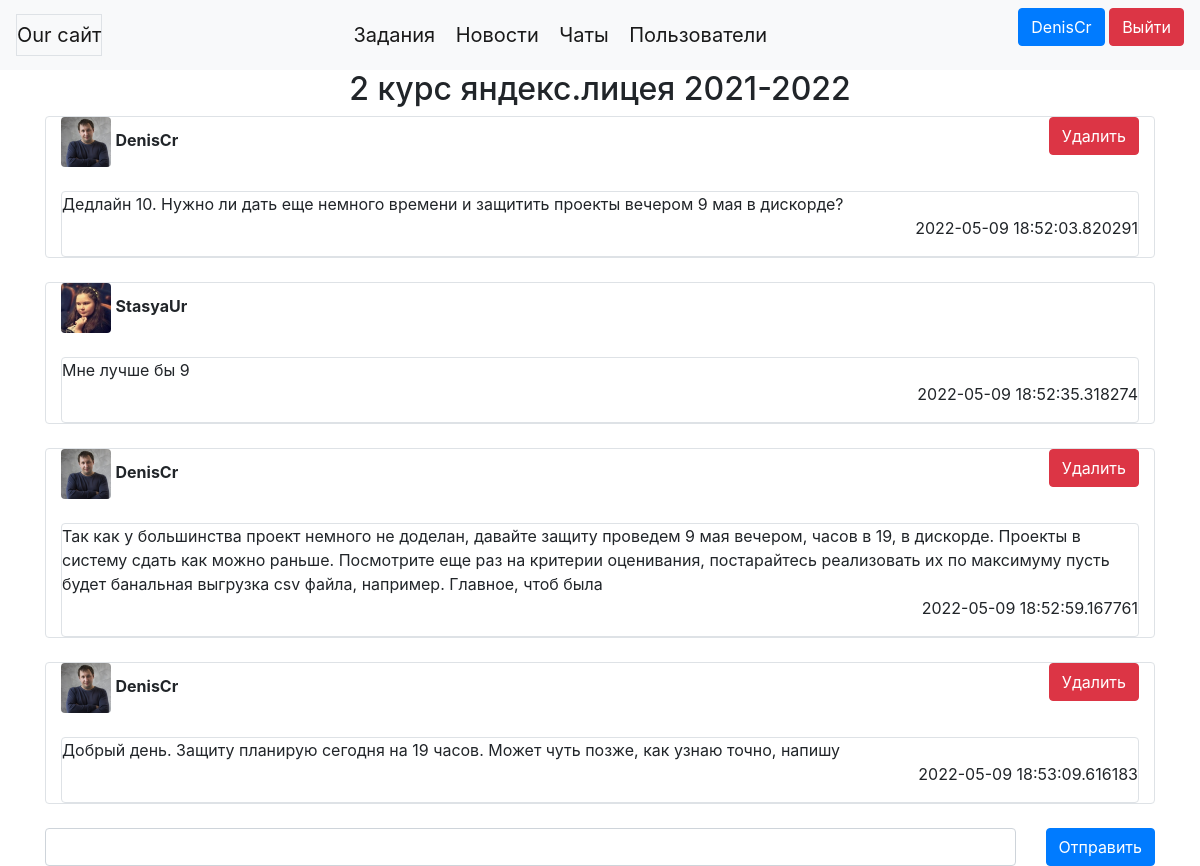
The page /chats/3/ (signed in) on the database its author committed.
### data/users.py (models this page shows, shortened)
class User(SqlAlchemyBase, UserMixin, SerializerMixin):
    __tablename__ = 'users'
    id = sqlalchemy.Column(sqlalchemy.Integer,
                           primary_key=True, autoincrement=True)
    username = sqlalchemy.Column(sqlalchemy.String, nullable=True)
    icon_href = sqlalchemy.Column(sqlalchemy.String, nullable=True)
    name = sqlalchemy.Column(sqlalchemy.String, nullable=True)
    surname = sqlalchemy.Column(sqlalchemy.String, nullable=True)
    about = sqlalchemy.Column(sqlalchemy.String, nullable=True)
    email = sqlalchemy.Column(sqlalchemy.String,
                              index=True, unique=True, nullable=True)
    hashed_password = sqlalchemy.Column(sqlalchemy.String, nullable=True)
    created_date = sqlalchemy.Column(sqlalchemy.DateTime,
                                     default=datetime.datetime.now)
    news = orm.relation("News", back_populates='user')
    tasks = orm.relation("Task", back_populates='user')
    chats = orm.relation("Chat",
                          secondary="user_to_chat",
                          backref="users",
                          lazy='subquery')
    chats_where_admin = orm.relation("Chat", back_populates='admin', lazy='subquery')
    sent_messages = orm.relation("Message", back_populates='sender', lazy='subquery')

### data/chats.py (models this page shows)
class Chat(SqlAlchemyBase, SerializerMixin):
    __tablename__ = 'chats'
    id = sqlalchemy.Column(sqlalchemy.Integer,
                           primary_key=True, autoincrement=True)
    unique_chat_href = sqlalchemy.Column(sqlalchemy.String)
    icon_href = sqlalchemy.Column(sqlalchemy.String, nullable=True)
    content = sqlalchemy.Column(sqlalchemy.String, nullable=True)
    name = sqlalchemy.Column(sqlalchemy.String, nullable=True)
    created_date = sqlalchemy.Column(sqlalchemy.DateTime,
                                     default=datetime.datetime.now)
    messages = orm.relation("Message", back_populates='chat', lazy='subquery')
    admin_id = sqlalchemy.Column(sqlalchemy.Integer,
                                 sqlalchemy.ForeignKey("users.id"))
    admin = orm.relation('User')

### data/messages.py (models this page shows)
class Message(SqlAlchemyBase, SerializerMixin):
    __tablename__ = 'messages'
    id = sqlalchemy.Column(sqlalchemy.Integer,
                           primary_key=True, autoincrement=True)
    content = sqlalchemy.Column(sqlalchemy.String, nullable=True)
    created_date = sqlalchemy.Column(sqlalchemy.DateTime,
                                     default=datetime.datetime.now)
    sender_id = sqlalchemy.Column(sqlalchemy.Integer,
                                sqlalchemy.ForeignKey("users.id"))
    sender = orm.relation('User')
    chat_id = sqlalchemy.Column(sqlalchemy.Integer,
                                sqlalchemy.ForeignKey("chats.id"))
    chat = orm.relation('Chat')

### main.py (the view, shortened to what this page needs)
@app.route("/chats/<string:chat_id>/", methods=['GET', 'POST'])
def open_chat(chat_id):
    if not current_user.is_authenticated:
        return redirect("/login")
    form = SendForm()
    find_chat = None
    id_check = chat_id
    if not chat_id.isdigit():
        names = sorted(list(chat_id.split('_')))
        id_check = '_'.join(names)
    user_chats = current_user.chats
    for chat in user_chats:
        if chat.unique_chat_href == id_check:
            find_chat = chat
            break
    chat_messages = sorted(list(find_chat.messages), key=lambda item: item.created_date)
    return render_template("chat_dialog.html", chat=find_chat, form=form, messages = chat_messages)

### forms/message.py
class SendForm(FlaskForm):
    message = StringField('Сообщение', validators=[InputRequired()])
    submit = SubmitField('Отправить')

### data/db_session.py (called while the page is built)
def create_session() -> Session:
    global __factory
    return __factory()

### main.py (called while the page is built)
@login_manager.user_loader
def load_user(user_id):
    db_sess = db_session.create_session()
    user = db_sess.query(User).get(user_id)
    return user

### templates/chat_dialog.html (shortened to what this page needs)
{% extends "base.html" %}
{% block content %}
<div class="container">
    <div class="row">
        <div class="col">
            <h2 class="text-center">{{chat.name}}</h2>
        </div>
    </div>
</div>
{% for item in messages%}
<div class="container border rounded">
    <div class="row">
        <div class="text-left col-sm"><img class="rounded" src="/static/img/users/{{item.sender.icon_href}}" width="50"
                                           height="50"> <strong>{{item.sender.username}}</strong></div>
        {% if current_user.id == item.sender_id %}
        <div class="col-auto"><a href="delete_message/{{item.id}}" class="btn btn-danger"
                                 style="text-align: right">Удалить</a></div>
        {% endif %}
    </div>
    <br>
    <div class="border rounded" style="word-wrap: break-word;">
        {{item.content}}
        <p class="text-right">{{item.created_date}}</p>
    </div>
</div>
<br>
{% endfor %}
<form action="" method="post" class="row" novalidate>
    <div class="col">
        {{ form.message(class="form-control") }}
    </div>
    <div class="col-md-auto">
        {{ form.submit(type="submit", class="btn btn-primary") }}
    </div>
</form>
{% endblock %}

### templates/base.html (shortened to what this page needs)
<!doctype html>
<html lang="ru">
<head>
    <link rel="stylesheet" href="https://cdn.jsdelivr.net/npm/bootstrap@4.6.1/dist/css/bootstrap.min.css"
>
</head>
<body>
<header>
    <nav class="navbar navbar-light bg-light">
        <a class="navbar-brand border" href="/">Our сайт</a>
        <div>
            <a class="navbar-brand" href="/tasks">Задания</a>
            <a class="navbar-brand" href="/news">Новости</a>
            <a class="navbar-brand" href="/chats">Чаты</a>
            <a class="navbar-brand" href="/users">Пользователи</a>
        </div>
        <div>
            {% if current_user.is_authenticated %}
            <p>
                <a class="btn btn-primary" href="/users/{{current_user.id}}">{{ current_user.username }}</a>
                <a class="btn btn-danger" href="/logout">Выйти</a>
            </p>
            {% else %}
            <p>
                <a class="btn btn-primary " href="/register">Зарегистрироваться</a>
                <a class="btn btn-success" href="/login">Войти</a>
            </p>
            {% endif %}
        </div>
    </nav>
</header>
<main role="main" class="container">
    {% block content %}{% endblock %}
</main>
</body>
</html>

### rows shown on the page
User: username "DenisCr"
Chat: name "2 курс яндекс.лицея 2021-2022"
Message: sender.icon_href (picture), sender.username "DenisCr", content "Дедлайн 10. Нужно ли дать еще немного времени и защитить проекты вечером 9 мая в дискорде?", created_date "2022-05-09 18:52:03.820291"
Message: sender.icon_href (picture), sender.username "StasyaUr", content "Мне лучше бы 9", created_date "2022-05-09 18:52:35.318274"
Message: sender.icon_href (picture), sender.username "DenisCr", content "Так как у большинства проект немного не доделан, давайте защиту проведем 9 мая вечером, часов в 19, в дискорде. Проекты в систему сдать как можно раньше. Посмотрите еще раз на критерии оценивания, постарайтесь реализовать их по максимуму пусть будет банальная выгрузка csv файла, например. Главное, чтоб была", created_date "2022-05-09 18:52:59.167761"
Message: sender.icon_href (picture), sender.username "DenisCr", content "Добрый день. Защиту планирую сегодня на 19 часов. Может чуть позже, как узнаю точно, напишу", created_date "2022-05-09 18:53:09.616183"
